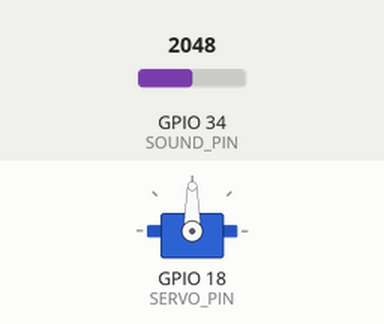
Simulated run of this sketch. Board: ESP32. On the bench: servo. Inputs (shaded band) come from the test bench; at power-on: GPIO 34 (SOUND_PIN) = 2048. WiFi joins after 1.5 s; servers stay silent unless stated; uploads are accepted with an empty reply; what the sketch prints to the serial monitor is not drawn.

Above: at 4.9 s.
5.0 s: GPIO 34 (SOUND_PIN) set to 1561
At 7.0 s:
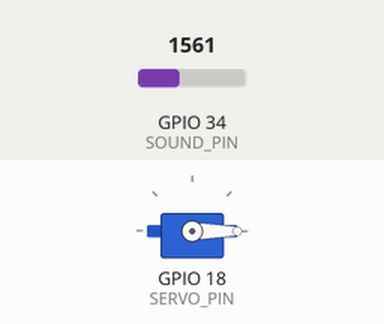
8.0 s: GPIO 34 (SOUND_PIN) set to 1452
At 8.7 s:
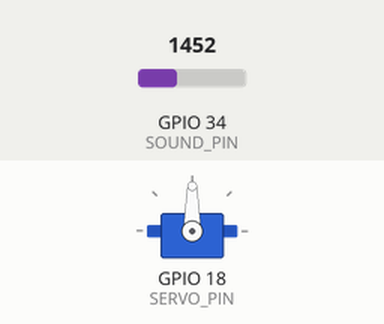
Timing chart, 0 to 11.0 s (numbered marks = the images above; inputs shaded):
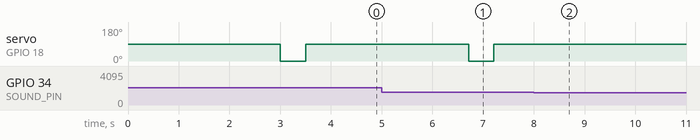

The sketch:

sketch_apr23a.ino
```cpp
#include <WiFi.h>
#include <HTTPClient.h>
#include <ESP32Servo.h>

Servo myServo;

// ================= PINS =================
#define SOUND_PIN 34
#define SERVO_PIN 18

// ================= WIFI =================
const char* ssid = "Kalypso Cafee";
const char* password = "400040004000";

// ================= SERVER =================
const char* serverURL = "http://192.168.100.178:5000/api/sound";

// ================= SETTINGS =================
int threshold = 1500;        // 🔥 adjust this after testing
unsigned long lastTrigger = 0;
int cooldown = 3000;        // 3 sec delay between sends

void setup() {
  Serial.begin(115200);

  myServo.attach(SERVO_PIN);
  myServo.write(90);

  connectWiFi();
}

void loop() {
  int sound = analogRead(SOUND_PIN);

  Serial.println(sound);

  // ONLY trigger if above threshold AND cooldown passed
  if (sound > threshold && millis() - lastTrigger > cooldown) {

    Serial.println("🔊 SOUND DETECTED!");

    // move servo ONLY when triggered
    myServo.write(0);
    delay(500);
    myServo.write(90);

    sendToFlask(sound);

    lastTrigger = millis();
  }

  delay(100);
}

// ================= WIFI =================
void connectWiFi() {
  WiFi.begin(ssid, password);

  while (WiFi.status() != WL_CONNECTED) {
    delay(500);
    Serial.print(".");
  }

  Serial.println("\n✅ Connected");
}

// ================= SEND =================
void sendToFlask(int value) {
  if (WiFi.status() != WL_CONNECTED) return;

  HTTPClient http;
  http.begin(serverURL);
  http.addHeader("Content-Type", "application/x-www-form-urlencoded");

  String data = "sound=" + String(value);

  int code = http.POST(data);

  Serial.println(code);

  http.end();
}
```

Measured:
- the behaviour switches between 1501 and 1500 on GPIO 34 (SOUND_PIN) (found by bisection; images 1 and 2)
- after the input at 8.0 s, servo on GPIO 18 (SERVO_PIN): stops changing and stays 90°
